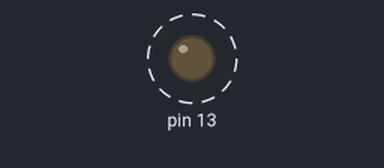
Bench run of a sketch on a simulated Arduino Uno, built with avr-gcc and run on an emulated ATmega328P. Parts: output pins drawn as LEDs (lit = HIGH). Dashed ring = blinking. What the sketch prints to the serial monitor is not drawn.

Above: at 0.6 s.
Timing chart, 0 to 3.0 s (numbered marks = the images above):
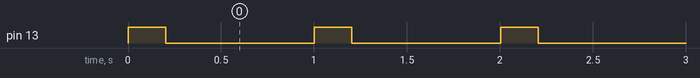

Measured:
- by itself, pin 13: alternates HIGH for 0.20 s and LOW for 0.80 s, 10 changes in all, then stays LOW

The sketch:

LED_code.ino
```cpp
void setup() {
  Serial.begin(9600);
  pinMode(13,OUTPUT);
}

///NEED to the 5 required cases


//Global Variables
  //  int LED1USE=0;
  // int LED1ON=0;
  unsigned  long int CurrentTimeLED1;
   unsigned long int PreviousTimeLED1;
   unsigned long int DeltaTLED1;
 //  unsigned long int IntervalLED1=5000; //5s

const int MaxTime = 4294967295 ; //ms

    int LED1USE=1;  //This one needs to be used.
    int LED1ON=0; //This one is currently OFF.


// Example 2
//    long int IntervalLED1=500; //0.5s //Since ONtime=OFftime, this can be used for both.
//    int LED1Cycles=2; //ON-OFF Twice
//    int LED1Count=0; //Amount of time LED was cycled.
// Example 3
    long int IntervalLED1ON=200; //0.2s
    long int IntervalLED1OFF=800;//0.8s
    int LED1Cycles=5; //ON-OFF Twice
    int LED1Count=0; //Amount of time LED was cycled.


/////////////////////////////////////////////////////

//function returns DeltaT time
unsigned long getDeltaT(unsigned long CurrentReading,unsigned long PreviousReading){

  //unsigned long DeltaT;

  if(CurrentReading<PreviousReading){
    // Time Elaspe
   unsigned long  DeltaT = (MaxTime - PreviousReading)+CurrentReading;
   return(DeltaT);
  }

  else{
 unsigned long   DeltaT =CurrentReading - PreviousReading;
 return(DeltaT);
  }


}//end of getDeltaT


//////////////////////////////////////////////////////////

void loop() {

//    // put your main code here, to run repeatedly:
//    //Making LEDs blink when needed without delay.
//
//    //1)Each LED-Type will require a:
//    //a) DeltaT(NAME) to determine how long its been on.
//    //b) CurrentTime(NAME) & PreviousTime(Name) for DeltaT(NAME)
//    //c) Interval(NAME) to set how long it blinks, if it blink irregularili, it will need several.
//
//    //Example 1: Blink the LED for 5s when booting up.
//    //This IF statement must be placed where the event occurs that requires LED use.
//
//    if(LED1USE){    //LED1ON means the LED1 must be turned ON/OFF
//    if(!LED1ON){
//        digitalWrite(13,HIGH); //Turn ON.
//        LED1ON=1; //This one is now ON.
//        PreviousTimeLED1 = millis(); //Represents the time it went ON.
//    }
//
//     //Is it time to turn off?
//          CurrentTimeLED1 = millis();
//          DeltaTLED1=getDeltaT(CurrentTimeLED1,PreviousTimeLED1);
//
//            if(DeltaTLED1 > IntervalLED1){
//                  digitalWrite(13,LOW); //Turn OFF.
//                  delay(1000);
//                          PreviousTimeLED1 = millis();
//                          Serial.println("LED go OFF");
//                //  LED1USE=0; //This one doesnt need to be used anymore.
//                  LED1ON=0;  //Mark state as OFF
//            }
//    }
//=================================================================
    //Example 2: Blink the LED with two pulses with 1s period at 50% duty. (ON 0.5s, OFF 0.5s, ON 0.5s, OFF 0.5s)

//
//    if(LED1USE){    //LED1ON means the LED1 must be turned ON/OFF
//          if(!LED1ON && !LED1Count){ //On the first time, dont need to check time before turning back on.
//              digitalWrite(13,HIGH); //Turn ON.
//              PreviousTimeLED1 = millis(); //Represents the time it went ON.
//              LED1ON=1; //This one is now ON.
//                 Serial.print("LED Go ON 1");
//             }
//          else if(!LED1ON){ //On the second time, need to check time before turning back on.
//                CurrentTimeLED1 = millis();
//                DeltaTLED1=getDeltaT(CurrentTimeLED1,PreviousTimeLED1);//Check how long its been OFF.
//                  if(DeltaTLED1 > IntervalLED1){
//                      digitalWrite(13,HIGH); //Turn ON.
//                      PreviousTimeLED1 = millis(); //Mark when it went ON
//                      //Serial.println("LED go ON");
//                      LED1ON=1; //Mark LED as OFF, but not USE=0
//                      Serial.print("LED Go ON 2");
//                      //LED1Count+=1; //Count how many times the LED was turned ON and then OFF.
//                     }
//          }
//
//           //Is it time to turn off?
//                CurrentTimeLED1 = millis();
//                DeltaTLED1=getDeltaT(CurrentTimeLED1,PreviousTimeLED1);
//                Serial.print("Checking to go off");
//
//                  if(DeltaTLED1 > IntervalLED1){
//                      digitalWrite(13,LOW); //Turn OFF.
//                              PreviousTimeLED1 = millis();
//                              Serial.println("LED go OFF");
//                      LED1ON=0; //Mark LED as OFF, but not USE=0
//                      LED1Count+=1; //Count how many times the LED was turned ON and then OFF.
//                  }
//      // cycle is set to 2
//              if(LED1Count == LED1Cycles){
//                 LED1USE=0; //Stop using this LED
//                 Serial.println("Ending program");
//              }
//          }
  //=============================================================================
  // Example 3

    if(LED1USE){    //LED1ON means the LED1 must be turned ON/OFF
          if(!LED1ON && !LED1Count){ //On the first time, dont need to check time before turning back on.
              digitalWrite(13,HIGH); //Turn ON.
              PreviousTimeLED1 = millis(); //Represents the time it went ON.
              LED1ON=1; //This one is now ON.
                 Serial.println("LED Go ON 1");
             }
          else if(!LED1ON){ //On the second time, need to check time before turning back on.
                CurrentTimeLED1 = millis();
                DeltaTLED1=getDeltaT(CurrentTimeLED1,PreviousTimeLED1);//Check how long its been OFF.

                  if(DeltaTLED1 > IntervalLED1OFF){
                      digitalWrite(13,HIGH); //Turn ON.
                      PreviousTimeLED1 = millis(); //Mark when it went ON
                      LED1ON=1; //Mark LED as OFF, but not USE=0
                      Serial.println("LED Go ON 2");

                     }
              }

           //Is it time to turn off?
           else if(LED1ON){
                  CurrentTimeLED1 = millis();
                  DeltaTLED1=getDeltaT(CurrentTimeLED1,PreviousTimeLED1);
                //  Serial.println("Checking to go off");

                    if(DeltaTLED1 > IntervalLED1ON){
                        digitalWrite(13,LOW); //Turn OFF.
                                PreviousTimeLED1 = millis();
                                Serial.println("LED go OFF");
                        LED1ON=0; //Mark LED as OFF, but not USE=0
                        LED1Count+=1; //Count how many times the LED was turned ON and then OFF.
                    Serial.println(LED1Count);
                    }
                  }
      // cycle is set to 2
              if(LED1Count == LED1Cycles){
                 LED1USE=0; //Stop using this LED
                 Serial.println("Ending program");
              }
          }

}
```
